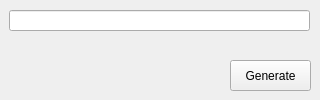
<?xml version="1.0" encoding="UTF-8"?>
<ui version="4.0">
 <class>Form</class>
 <widget class="QWidget" name="Form">
  <property name="geometry">
   <rect>
    <x>0</x>
    <y>0</y>
    <width>320</width>
    <height>100</height>
   </rect>
  </property>
  <property name="sizePolicy">
   <sizepolicy hsizetype="Fixed" vsizetype="Fixed">
    <horstretch>0</horstretch>
    <verstretch>0</verstretch>
   </sizepolicy>
  </property>
  <property name="minimumSize">
   <size>
    <width>320</width>
    <height>100</height>
   </size>
  </property>
  <property name="maximumSize">
   <size>
    <width>320</width>
    <height>100</height>
   </size>
  </property>
  <property name="windowTitle">
   <string>TTS APP</string>
  </property>
  <widget class="QLineEdit" name="txtQrData">
   <property name="geometry">
    <rect>
     <x>9</x>
     <y>10</y>
     <width>301</width>
     <height>21</height>
    </rect>
   </property>
  </widget>
  <widget class="QPushButton" name="btnQrGen">
   <property name="geometry">
    <rect>
     <x>230</x>
     <y>60</y>
     <width>81</width>
     <height>31</height>
    </rect>
   </property>
   <property name="text">
    <string>Generate</string>
   </property>
  </widget>
 </widget>
 <resources/>
 <connections/>
</ui>
